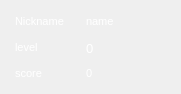
     <widget class="QWidget" name="gridLayoutWidget_4">
      <property name="geometry">
       <rect>
        <x>10</x>
        <y>513</y>
        <width>181</width>
        <height>81</height>
       </rect>
      </property>
      <layout class="QGridLayout" name="scoreLayout">
       <item row="1" column="0">
        <widget class="QTextEdit" name="label_13">
         <property name="maximumSize">
          <size>
           <width>45</width>
           <height>20</height>
          </size>
         </property>
         <property name="styleSheet">
          <string notr="true">background-color: rgba(0, 0, 0, 0);
border-style: none;
color: white;
font: bold;</string>
         </property>
         <property name="verticalScrollBarPolicy">
          <enum>Qt::ScrollBarAlwaysOff</enum>
         </property>
         <property name="horizontalScrollBarPolicy">
          <enum>Qt::ScrollBarAlwaysOff</enum>
         </property>
         <property name="html">
          <string>&lt;!DOCTYPE HTML PUBLIC &quot;-//W3C//DTD HTML 4.0//EN&quot; &quot;http://www.w3.org/TR/REC-html40/strict.dtd&quot;&gt;
&lt;html&gt;&lt;head&gt;&lt;meta name=&quot;qrichtext&quot; content=&quot;1&quot; /&gt;&lt;style type=&quot;text/css&quot;&gt;
p, li { white-space: pre-wrap; }
&lt;/style&gt;&lt;/head&gt;&lt;body style=&quot; font-family:'MS Shell Dlg 2'; font-size:8.25pt; font-weight:600; font-style:normal;&quot;&gt;
&lt;p style=&quot; margin-top:0px; margin-bottom:0px; margin-left:0px; margin-right:0px; -qt-block-indent:0; text-indent:0px;&quot;&gt;&lt;span style=&quot; font-size:8pt; font-weight:400;&quot;&gt;level&lt;/span&gt;&lt;/p&gt;&lt;/body&gt;&lt;/html&gt;</string>
         </property>
         <property name="textInteractionFlags">
          <set>Qt::NoTextInteraction</set>
         </property>
        </widget>
       </item>
       <item row="1" column="1">
        <widget class="QTextEdit" name="levelLabel">
         <property name="maximumSize">
          <size>
           <width>50</width>
           <height>20</height>
          </size>
         </property>
         <property name="styleSheet">
          <string notr="true">background-color: rgba(0, 0, 0, 0);
border-style: none;
color: white;
font: bold;</string>
         </property>
         <property name="verticalScrollBarPolicy">
          <enum>Qt::ScrollBarAlwaysOff</enum>
         </property>
         <property name="horizontalScrollBarPolicy">
          <enum>Qt::ScrollBarAlwaysOff</enum>
         </property>
         <property name="html">
          <string>&lt;!DOCTYPE HTML PUBLIC &quot;-//W3C//DTD HTML 4.0//EN&quot; &quot;http://www.w3.org/TR/REC-html40/strict.dtd&quot;&gt;
&lt;html&gt;&lt;head&gt;&lt;meta name=&quot;qrichtext&quot; content=&quot;1&quot; /&gt;&lt;style type=&quot;text/css&quot;&gt;
p, li { white-space: pre-wrap; }
&lt;/style&gt;&lt;/head&gt;&lt;body style=&quot; font-family:'MS Shell Dlg 2'; font-size:8.25pt; font-weight:600; font-style:normal;&quot;&gt;
&lt;p style=&quot; margin-top:0px; margin-bottom:0px; margin-left:0px; margin-right:0px; -qt-block-indent:0; text-indent:0px;&quot;&gt;&lt;span style=&quot; font-size:10pt; font-weight:400;&quot;&gt;0&lt;/span&gt;&lt;/p&gt;&lt;/body&gt;&lt;/html&gt;</string>
         </property>
         <property name="textInteractionFlags">
          <set>Qt::NoTextInteraction</set>
         </property>
        </widget>
       </item>
       <item row="2" column="0">
        <widget class="QTextEdit" name="label_14">
         <property name="maximumSize">
          <size>
           <width>45</width>
           <height>20</height>
          </size>
         </property>
         <property name="styleSheet">
          <string notr="true">background-color: rgba(0, 0, 0, 0);
border-style: none;
color: white;
font: bold;</string>
         </property>
         <property name="verticalScrollBarPolicy">
          <enum>Qt::ScrollBarAlwaysOff</enum>
         </property>
         <property name="horizontalScrollBarPolicy">
          <enum>Qt::ScrollBarAlwaysOff</enum>
         </property>
         <property name="html">
          <string>&lt;!DOCTYPE HTML PUBLIC &quot;-//W3C//DTD HTML 4.0//EN&quot; &quot;http://www.w3.org/TR/REC-html40/strict.dtd&quot;&gt;
&lt;html&gt;&lt;head&gt;&lt;meta name=&quot;qrichtext&quot; content=&quot;1&quot; /&gt;&lt;style type=&quot;text/css&quot;&gt;
p, li { white-space: pre-wrap; }
&lt;/style&gt;&lt;/head&gt;&lt;body style=&quot; font-family:'MS Shell Dlg 2'; font-size:8.25pt; font-weight:600; font-style:normal;&quot;&gt;
&lt;p style=&quot; margin-top:0px; margin-bottom:0px; margin-left:0px; margin-right:0px; -qt-block-indent:0; text-indent:0px;&quot;&gt;&lt;span style=&quot; font-size:8pt; font-weight:400;&quot;&gt;score&lt;/span&gt;&lt;/p&gt;&lt;/body&gt;&lt;/html&gt;</string>
         </property>
         <property name="textInteractionFlags">
          <set>Qt::NoTextInteraction</set>
         </property>
        </widget>
       </item>
       <item row="0" column="0">
        <widget class="QTextEdit" name="label_15">
         <property name="minimumSize">
          <size>
           <width>65</width>
           <height>0</height>
          </size>
         </property>
         <property name="maximumSize">
          <size>
           <width>45</width>
           <height>20</height>
          </size>
         </property>
         <property name="styleSheet">
          <string notr="true">background-color: rgba(0, 0, 0, 0);
border-style: none;
color: white;
font: bold;</string>
         </property>
         <property name="verticalScrollBarPolicy">
          <enum>Qt::ScrollBarAlwaysOff</enum>
         </property>
         <property name="horizontalScrollBarPolicy">
          <enum>Qt::ScrollBarAlwaysOff</enum>
         </property>
         <property name="html">
          <string>&lt;!DOCTYPE HTML PUBLIC &quot;-//W3C//DTD HTML 4.0//EN&quot; &quot;http://www.w3.org/TR/REC-html40/strict.dtd&quot;&gt;
&lt;html&gt;&lt;head&gt;&lt;meta name=&quot;qrichtext&quot; content=&quot;1&quot; /&gt;&lt;style type=&quot;text/css&quot;&gt;
p, li { white-space: pre-wrap; }
&lt;/style&gt;&lt;/head&gt;&lt;body style=&quot; font-family:'MS Shell Dlg 2'; font-size:8.25pt; font-weight:600; font-style:normal;&quot;&gt;
&lt;p style=&quot; margin-top:0px; margin-bottom:0px; margin-left:0px; margin-right:0px; -qt-block-indent:0; text-indent:0px;&quot;&gt;&lt;span style=&quot; font-size:8pt; font-weight:400;&quot;&gt;Nickname&lt;/span&gt;&lt;/p&gt;&lt;/body&gt;&lt;/html&gt;</string>
         </property>
         <property name="textInteractionFlags">
          <set>Qt::NoTextInteraction</set>
         </property>
        </widget>
       </item>
       <item row="0" column="1">
        <widget class="QTextEdit" name="nicknameLabel">
         <property name="minimumSize">
          <size>
           <width>65</width>
           <height>0</height>
          </size>
         </property>
         <property name="maximumSize">
          <size>
           <width>100</width>
           <height>20</height>
          </size>
         </property>
         <property name="styleSheet">
          <string notr="true">background-color: rgba(0, 0, 0, 0);
border-style: none;
color: white;
font: bold;</string>
         </property>
         <property name="verticalScrollBarPolicy">
          <enum>Qt::ScrollBarAlwaysOff</enum>
         </property>
         <property name="horizontalScrollBarPolicy">
          <enum>Qt::ScrollBarAlwaysOff</enum>
         </property>
         <property name="html">
          <string>&lt;!DOCTYPE HTML PUBLIC &quot;-//W3C//DTD HTML 4.0//EN&quot; &quot;http://www.w3.org/TR/REC-html40/strict.dtd&quot;&gt;
&lt;html&gt;&lt;head&gt;&lt;meta name=&quot;qrichtext&quot; content=&quot;1&quot; /&gt;&lt;style type=&quot;text/css&quot;&gt;
p, li { white-space: pre-wrap; }
&lt;/style&gt;&lt;/head&gt;&lt;body style=&quot; font-family:'MS Shell Dlg 2'; font-size:8.25pt; font-weight:600; font-style:normal;&quot;&gt;
&lt;p style=&quot; margin-top:0px; margin-bottom:0px; margin-left:0px; margin-right:0px; -qt-block-indent:0; text-indent:0px;&quot;&gt;&lt;span style=&quot; font-size:8pt; font-weight:400;&quot;&gt;name&lt;/span&gt;&lt;/p&gt;&lt;/body&gt;&lt;/html&gt;</string>
         </property>
         <property name="textInteractionFlags">
          <set>Qt::NoTextInteraction</set>
         </property>
        </widget>
       </item>
       <item row="2" column="1">
        <widget class="QTextEdit" name="scoreLabel">
         <property name="maximumSize">
          <size>
           <width>45</width>
           <height>20</height>
          </size>
         </property>
         <property name="styleSheet">
          <string notr="true">background-color: rgba(0, 0, 0, 0);
border-style: none;
color: white;
font: bold;</string>
         </property>
         <property name="verticalScrollBarPolicy">
          <enum>Qt::ScrollBarAlwaysOff</enum>
         </property>
         <property name="horizontalScrollBarPolicy">
          <enum>Qt::ScrollBarAlwaysOff</enum>
         </property>
         <property name="html">
          <string>&lt;!DOCTYPE HTML PUBLIC &quot;-//W3C//DTD HTML 4.0//EN&quot; &quot;http://www.w3.org/TR/REC-html40/strict.dtd&quot;&gt;
&lt;html&gt;&lt;head&gt;&lt;meta name=&quot;qrichtext&quot; content=&quot;1&quot; /&gt;&lt;style type=&quot;text/css&quot;&gt;
p, li { white-space: pre-wrap; }
&lt;/style&gt;&lt;/head&gt;&lt;body style=&quot; font-family:'MS Shell Dlg 2'; font-size:8.25pt; font-weight:600; font-style:normal;&quot;&gt;
&lt;p style=&quot; margin-top:0px; margin-bottom:0px; margin-left:0px; margin-right:0px; -qt-block-indent:0; text-indent:0px;&quot;&gt;&lt;span style=&quot; font-size:8pt; font-weight:400;&quot;&gt;0&lt;/span&gt;&lt;/p&gt;&lt;/body&gt;&lt;/html&gt;</string>
         </property>
         <property name="textInteractionFlags">
          <set>Qt::NoTextInteraction</set>
         </property>
        </widget>
       </item>
      </layout>
     </widget>
